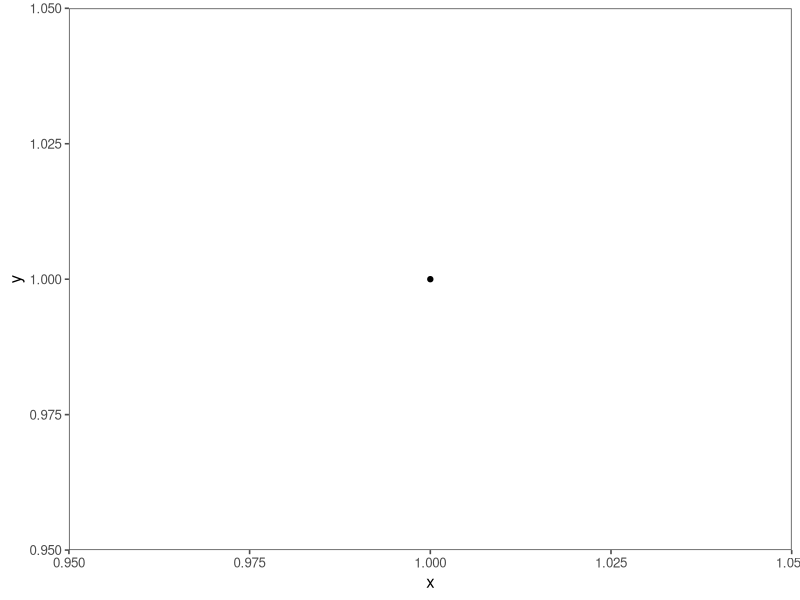
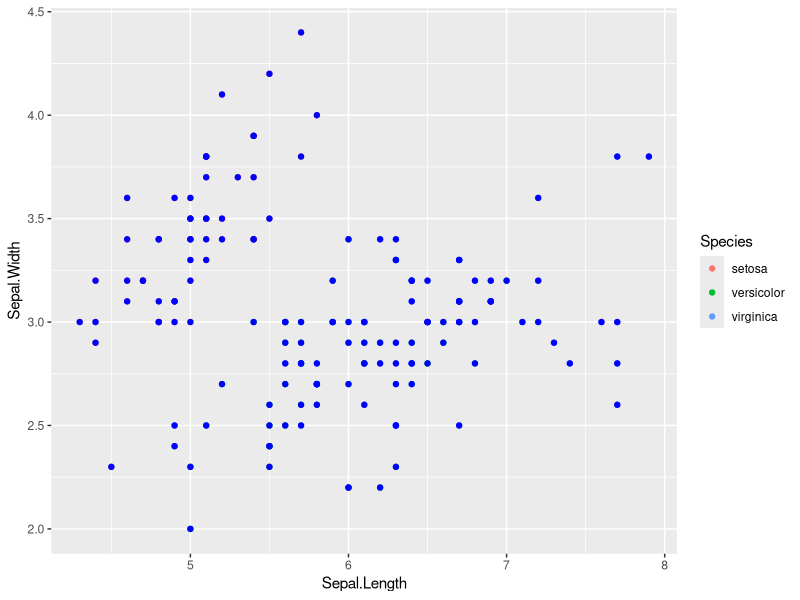

Write R code to recreate these figures, in order.
#Caitlin McDonough MacKenzie
#August 6 2017
#ESA 2017 ggplot2 Data Visualization Workshop

install.packages("ggplot2", dependencies = TRUE)
install.packages("ggthemes")
install.packages("tidyr")
install.packages("dplyr")

rm(list=ls())

library(ggplot2)
library(ggthemes)
library(tidyr)
library(dplyr)

library(ggplot2)
library(ggthemes)

df <- data.frame(x=1, y=1)
ggplot(df, aes(x,y))+
  geom_point()+
  theme_few()

ggplot(data=iris, aes(x=Sepal.Length, y=Sepal.Width))+
  geom_point(aes(color=Species)) +
  geom_point(color="blue")